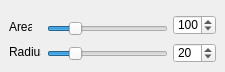
           <widget class="QWidget" name="page_2">
            <widget class="QLabel" name="label_44">
             <property name="geometry">
              <rect>
               <x>9</x>
               <y>44</y>
               <width>32</width>
               <height>16</height>
              </rect>
             </property>
             <property name="text">
              <string>Radius</string>
             </property>
            </widget>
            <widget class="QSpinBox" name="spinBokehRadius">
             <property name="geometry">
              <rect>
               <x>173</x>
               <y>43</y>
               <width>43</width>
               <height>20</height>
              </rect>
             </property>
             <property name="minimum">
              <number>1</number>
             </property>
             <property name="maximum">
              <number>100</number>
             </property>
             <property name="value">
              <number>20</number>
             </property>
            </widget>
            <widget class="QSlider" name="sliderBokehRadius">
             <property name="geometry">
              <rect>
               <x>47</x>
               <y>44</y>
               <width>121</width>
               <height>19</height>
              </rect>
             </property>
             <property name="maximum">
              <number>100</number>
             </property>
             <property name="value">
              <number>20</number>
             </property>
             <property name="orientation">
              <enum>Qt::Horizontal</enum>
             </property>
             <property name="tickPosition">
              <enum>QSlider::NoTicks</enum>
             </property>
            </widget>
            <widget class="QSlider" name="sliderBokehArea">
             <property name="geometry">
              <rect>
               <x>47</x>
               <y>19</y>
               <width>121</width>
               <height>19</height>
              </rect>
             </property>
             <property name="maximum">
              <number>500</number>
             </property>
             <property name="value">
              <number>100</number>
             </property>
             <property name="orientation">
              <enum>Qt::Horizontal</enum>
             </property>
             <property name="tickPosition">
              <enum>QSlider::NoTicks</enum>
             </property>
            </widget>
            <widget class="QSpinBox" name="spinBokehArea">
             <property name="geometry">
              <rect>
               <x>173</x>
               <y>15</y>
               <width>43</width>
               <height>20</height>
              </rect>
             </property>
             <property name="minimum">
              <number>1</number>
             </property>
             <property name="maximum">
              <number>500</number>
             </property>
             <property name="value">
              <number>100</number>
             </property>
            </widget>
            <widget class="QLabel" name="label_46">
             <property name="geometry">
              <rect>
               <x>9</x>
               <y>19</y>
               <width>23</width>
               <height>16</height>
              </rect>
             </property>
             <property name="text">
              <string>Area</string>
             </property>
            </widget>
           </widget>
